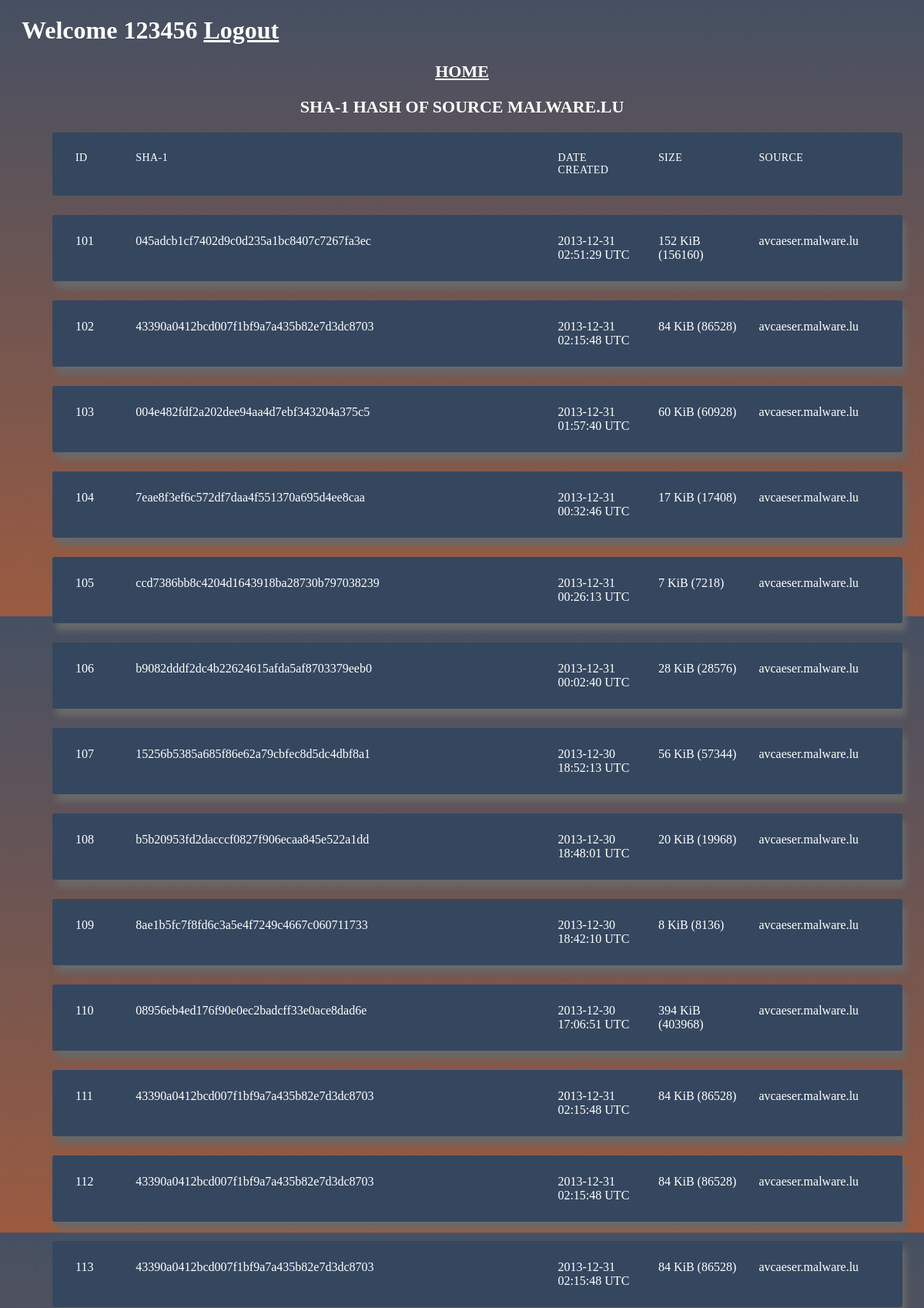
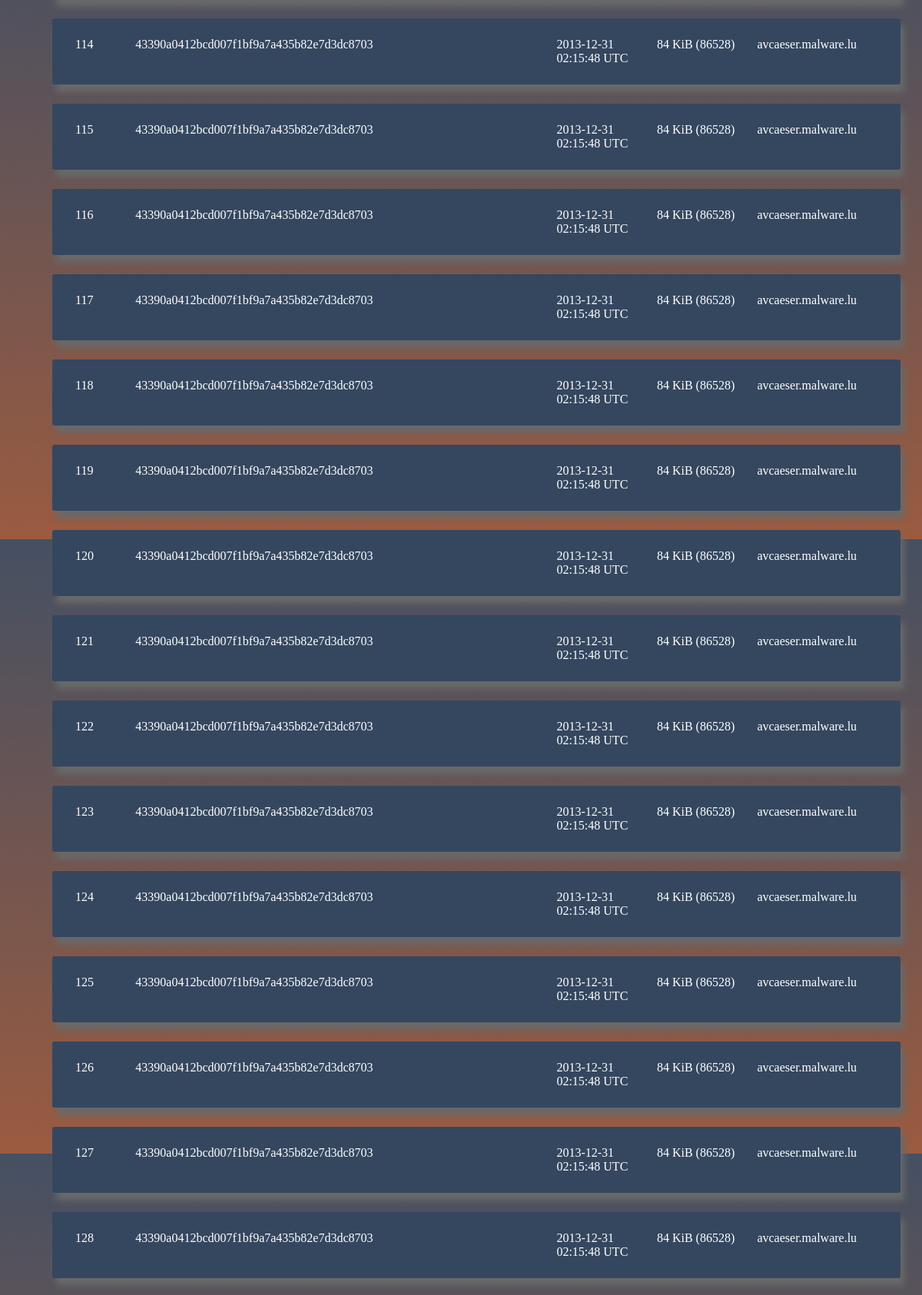
The page /source2_sha1 (signed in, upper part) on the database its author committed (2 pictures, top to bottom).
### hash_file/models.py (models this page shows, shortened)
class User(db.Model,UserMixin):
    id=db.Column(db.Integer,primary_key=True)
    name=db.Column(db.String(30),nullable=True)
    username=db.Column(db.String(20),unique=True,nullable=True)
    email=db.Column(db.String(30),unique=True,nullable=True)
    password=db.Column(db.String(40),unique=True,nullable=False)

class sha1(db.Model):
    id=db.Column(db.Integer,primary_key=True)
    hash=db.Column(db.String(400),nullable=True)
    date_created=db.Column(db.String(400),nullable=True)
    size=db.Column(db.String(400),nullable=True)
    source=db.Column(db.String(100),nullable=True)

### hash_file/routes.py (the view)
@app.route("/source2_sha1",methods=['GET','POST'])
def source2_sha1():
    try:
        data=sha1.query.filter(sha1.source=='avcaeser.malware.lu')
        return render_template('index1.html',title = 'HASH WORLD',data=data,str='SHA-1 HASH OF SOURCE MALWARE.LU',name=current_user.username)
    except:
        return redirect(url_for('error'))

### hash_file/routes.py (called while the page is built)
@login_manager.user_loader
def load_user(user_id):
    return User.query.get(int(user_id))

### hash_file/templates/index1.html (shortened to what this page needs)
<!DOCTYPE html>
<html lang="en" >
<head>
    <link rel="stylesheet" href="https://cdnjs.cloudflare.com/ajax/libs/meyer-reset/2.0/reset.min.css">
      <link rel="stylesheet" href="static/sty.css" type="text/css">
</head>
<body>
  <div class="container">
    <h1>  Welcome {{name}}  <a style="color: white" href='http://127.0.0.1:5000/logout'>Logout</a></h1>
  <h2 align='left'><a style="color: white" href='http://127.0.0.1:5000/basic'>HOME</h2></a><h2 align='centre'> {{str}}</h2>
  <ul class="responsive-table">
    <li class="table-header">
      <div class="col col-1">Id</div>
      <div class="col col-2">SHA-1</div>
      <div class="col col-3">Date Created</div>
      <div class="col col-4">Size</div>
      <div class="col col-5">Source</div>
    </li>
    {%for d in data%}
    <li class="table-row">
      <div class="col col-1" data-label="Id">{{d.id}}</div>
      <div class="col col-2" data-label="SHA-1">{{d.hash}}</div>
      <div class="col col-3" data-label="Date Created">{{d.date_created}}</div>
      <div class="col col-4" data-label="Size">{{d.size}}</div>
      <div class="col col-5" data-label="Source">{{d.source}}</div>
    </li>
    {%endfor%}
  </ul>
</div>
</body>
</html>

### hash_file/static/sty.css (style rules this page uses)
body { background: #9B5B40; background: -webkit-linear-gradient(#455062, #9B5B40); background: -o-linear-gradient(r#455062, #9B5B40); background: -moz-linear-gradient(#455062, #9B5B40); background: linear-gradient(#455062, #9B5B40); color:white ; font-family: tahoma; }
.container { max-width: 1500px; margin-left: 10px; margin-right: 10px; padding-left: 10px; padding-right: 10px; }
h2 { font-size: 22px; margin: 20px 0; text-align: center; }
.responsive-table li { border-radius: 3px; padding: 25px 30px; display: flex; justify-content: space-between; margin-bottom: 25px; }
.responsive-table .table-header { background-color: #35475F ; font-size: 14px; text-transform: uppercase; letter-spacing: 0.03em; }
.responsive-table .table-row { background-color: #35475F; box-shadow: 5px 10px 8px #696969; }
.responsive-table .col-1 { color: white; flex-basis: 5%; }
.responsive-table .col-2 { color: white; flex-basis: 50%; }
.responsive-table .col-3 { color: white; flex-basis: 10%; }
.responsive-table .col-4 { color: white; flex-basis: 10%; }
.responsive-table .col-5 { color: white; flex-basis: 15%; }

### rows shown on the page
User: username "123456"
sha1: id "101", hash "045adcb1cf7402d9c0d235a1bc8407c7267fa3ec", date_created "2013-12-31 02:51:29 UTC", size "152 KiB (156160)", source "avcaeser.malware.lu"
sha1: id "102", hash "43390a0412bcd007f1bf9a7a435b82e7d3dc8703", date_created "2013-12-31 02:15:48 UTC", size "84 KiB (86528)", source "avcaeser.malware.lu"
sha1: id "103", hash "004e482fdf2a202dee94aa4d7ebf343204a375c5", date_created "2013-12-31 01:57:40 UTC", size "60 KiB (60928)", source "avcaeser.malware.lu"
sha1: id "104", hash "7eae8f3ef6c572df7daa4f551370a695d4ee8caa", date_created "2013-12-31 00:32:46 UTC", size "17 KiB (17408)", source "avcaeser.malware.lu"
sha1: id "105", hash "ccd7386bb8c4204d1643918ba28730b797038239", date_created "2013-12-31 00:26:13 UTC", size "7 KiB (7218)", source "avcaeser.malware.lu"
sha1: id "106", hash "b9082dddf2dc4b22624615afda5af8703379eeb0", date_created "2013-12-31 00:02:40 UTC", size "28 KiB (28576)", source "avcaeser.malware.lu"
sha1: id "107", hash "15256b5385a685f86e62a79cbfec8d5dc4dbf8a1", date_created "2013-12-30 18:52:13 UTC", size "56 KiB (57344)", source "avcaeser.malware.lu"
sha1: id "108", hash "b5b20953fd2dacccf0827f906ecaa845e522a1dd", date_created "2013-12-30 18:48:01 UTC", size "20 KiB (19968)", source "avcaeser.malware.lu"
sha1: id "109", hash "8ae1b5fc7f8fd6c3a5e4f7249c4667c060711733", date_created "2013-12-30 18:42:10 UTC", size "8 KiB (8136)", source "avcaeser.malware.lu"
sha1: id "110", hash "08956eb4ed176f90e0ec2badcff33e0ace8dad6e", date_created "2013-12-30 17:06:51 UTC", size "394 KiB (403968)", source "avcaeser.malware.lu"
sha1: id "111", hash "43390a0412bcd007f1bf9a7a435b82e7d3dc8703", date_created "2013-12-31 02:15:48 UTC", size "84 KiB (86528)", source "avcaeser.malware.lu"
sha1: id "112", hash "43390a0412bcd007f1bf9a7a435b82e7d3dc8703", date_created "2013-12-31 02:15:48 UTC", size "84 KiB (86528)", source "avcaeser.malware.lu"
sha1: id "113", hash "43390a0412bcd007f1bf9a7a435b82e7d3dc8703", date_created "2013-12-31 02:15:48 UTC", size "84 KiB (86528)", source "avcaeser.malware.lu"
sha1: id "114", hash "43390a0412bcd007f1bf9a7a435b82e7d3dc8703", date_created "2013-12-31 02:15:48 UTC", size "84 KiB (86528)", source "avcaeser.malware.lu"
sha1: id "115", hash "43390a0412bcd007f1bf9a7a435b82e7d3dc8703", date_created "2013-12-31 02:15:48 UTC", size "84 KiB (86528)", source "avcaeser.malware.lu"
sha1: id "116", hash "43390a0412bcd007f1bf9a7a435b82e7d3dc8703", date_created "2013-12-31 02:15:48 UTC", size "84 KiB (86528)", source "avcaeser.malware.lu"
sha1: id "117", hash "43390a0412bcd007f1bf9a7a435b82e7d3dc8703", date_created "2013-12-31 02:15:48 UTC", size "84 KiB (86528)", source "avcaeser.malware.lu"
sha1: id "118", hash "43390a0412bcd007f1bf9a7a435b82e7d3dc8703", date_created "2013-12-31 02:15:48 UTC", size "84 KiB (86528)", source "avcaeser.malware.lu"
sha1: id "119", hash "43390a0412bcd007f1bf9a7a435b82e7d3dc8703", date_created "2013-12-31 02:15:48 UTC", size "84 KiB (86528)", source "avcaeser.malware.lu"
sha1: id "120", hash "43390a0412bcd007f1bf9a7a435b82e7d3dc8703", date_created "2013-12-31 02:15:48 UTC", size "84 KiB (86528)", source "avcaeser.malware.lu"
sha1: id "121", hash "43390a0412bcd007f1bf9a7a435b82e7d3dc8703", date_created "2013-12-31 02:15:48 UTC", size "84 KiB (86528)", source "avcaeser.malware.lu"
sha1: id "122", hash "43390a0412bcd007f1bf9a7a435b82e7d3dc8703", date_created "2013-12-31 02:15:48 UTC", size "84 KiB (86528)", source "avcaeser.malware.lu"
sha1: id "123", hash "43390a0412bcd007f1bf9a7a435b82e7d3dc8703", date_created "2013-12-31 02:15:48 UTC", size "84 KiB (86528)", source "avcaeser.malware.lu"
sha1: id "124", hash "43390a0412bcd007f1bf9a7a435b82e7d3dc8703", date_created "2013-12-31 02:15:48 UTC", size "84 KiB (86528)", source "avcaeser.malware.lu"
sha1: id "125", hash "43390a0412bcd007f1bf9a7a435b82e7d3dc8703", date_created "2013-12-31 02:15:48 UTC", size "84 KiB (86528)", source "avcaeser.malware.lu"
sha1: id "126", hash "43390a0412bcd007f1bf9a7a435b82e7d3dc8703", date_created "2013-12-31 02:15:48 UTC", size "84 KiB (86528)", source "avcaeser.malware.lu"
sha1: id "127", hash "43390a0412bcd007f1bf9a7a435b82e7d3dc8703", date_created "2013-12-31 02:15:48 UTC", size "84 KiB (86528)", source "avcaeser.malware.lu"
sha1: id "128", hash "43390a0412bcd007f1bf9a7a435b82e7d3dc8703", date_created "2013-12-31 02:15:48 UTC", size "84 KiB (86528)", source "avcaeser.malware.lu"

### other values the page prints
{{ str }} "SHA-1 HASH OF SOURCE MALWARE.LU"
